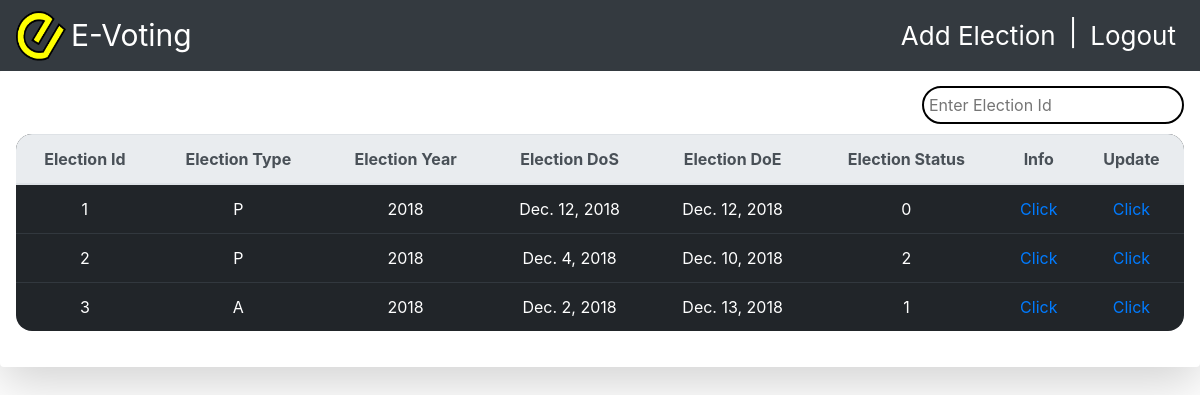
The app's page /organiser_app/election/ (signed in) with its own data.
### organiser_app/models.py (models this page shows, shortened)
class Election(models.Model):
    election_type=models.CharField(choices=election_options,null=False,max_length=1,default="Parliamentary")
    election_id=models.AutoField(primary_key=True)
    election_year=models.CharField(null=False,choices=YEARS,default=2018,max_length=6)
    date_of_start=models.DateField(null=False)
    date_of_end=models.DateField(null=False)
    status=models.CharField(choices=statuses,max_length=2,default='0')
    candidates = models.ManyToManyField(to=Candidate)

### organiser_app/views.py (the view)
# urls.py: path('election/',views.election,name="election"),
@login_required
def election(request):
    election_instance=Election.objects.all()
    context={'election_instance':election_instance}
    return render(request,'organiser_app/election.html',context)

### templates/organiser_app/election.html (shortened to what this page needs)
{% load staticfiles %}
<!doctype html>
<html lang="en">
   <head>
      <link rel="stylesheet" href="https://stackpath.bootstrapcdn.com/bootstrap/4.1.3/css/bootstrap.min.css">
   </head>
   <body style="position: relative; padding-top: 20px;">
      <nav class="navbar fixed-top container-fluid navbar-expand-lg navbar-light bg-dark">
         <div class="collapse navbar-collapse " id="navbarSupportedContent">
            <img src="{% static "images/e-voting.png"%}" alt="evoting image" width="50" height="50">
            <p style="color:white; font-size:30px;margin:5px"><a style="color:white;text-decoration: none" href="{% url 'evoting-home' %}" >E-Voting </a></p>
         </div>
         <ul class="nav navbar-nav navbar-right">
            <li class="nav-item active">
               <a class="nav-link text-white" href="{% url 'organiser_app:addelection' %}" style="font-size:26px">Add Election <span class="sr-only">(current)</span></a>
            </li>
            <li>
               <p class="text-white " style="font-size:26px;margin:5px">|</p>
            </li>
            <li class="nav-item active">
               <a class="nav-link text-white" href="{% url 'organiser_app:evoting-logout'%}" style="font-size:26px">Logout <span class="sr-only">(current)</span></a>
            </li>
         </ul>
      </nav>
      <div class="shadow-lg p-3 mb-5 bg-white rounded" style="margin-top:50px" id="elections">
         {% if election_instance %}
         <input class="search float-right" style="border-radius:20px;padding:5px;margin-bottom:10px;border:2px solid black;outline:none;"placeholder="Enter Election Id" />
         <table class="table table-dark " style="margin: 20px auto;">
            <thead class="thead thead-light " style="text-align: center">
               <th class="eid"> Election Id</th>
               <th class="type"> Election Type</th>
               <th > Election Year</th>
               <th> Election DoS</th>
               <th> Election DoE</th>
               <th class="status"> Election Status</th>
               <th> Info </th>
               <th>Update</th>
            </thead>
            <tbody class="list">
               {% for election in election_instance%}
               <tr style="text-align: center">
                  <td class="eid">{{ election.election_id}}</td>
                  <td class="type">{{ election.election_type}}</td>
                  <td >{{ election.election_year}}</td>
                  <td>{{ election.date_of_start}}</td>
                  <td>{{ election.date_of_end}}</td>
                  <td class="status">{{ election.status}}</td>
                  <td><a href="{% url "organiser_app:election-candidate" election.election_id %}" >Click</a></td>
                  <td><a href="{% url "organiser_app:election_edit" election.election_id %}" >Click</a></td>
               </tr>
               {% endfor %}
            </tbody>
         </table>
         {% endif %}
      </div>
   </body>
</html>

### templates/organiser_app/election.html (style rules this page uses)
table { border-collapse: collapse; border-radius: 1em; overflow: hidden; }

### records on screen
Election: election_id "1", election_type "P", election_year "2018", date_of_start "Dec. 12, 2018", date_of_end "Dec. 12, 2018", status "0"
Election: election_id "2", election_type "P", election_year "2018", date_of_start "Dec. 4, 2018", date_of_end "Dec. 10, 2018", status "2"
Election: election_id "3", election_type "A", election_year "2018", date_of_start "Dec. 2, 2018", date_of_end "Dec. 13, 2018", status "1"
